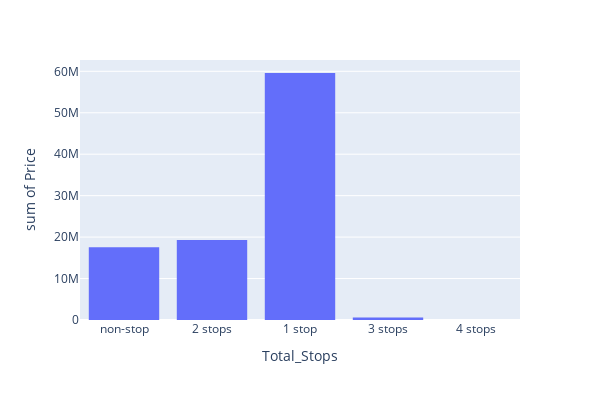

Notebook cell for this chart:
### Markdown cell above
### Working with Total_Stops

### Code cell
px.histogram(data_frame=df, x='Total_Stops', y='Price', width=600, height=400)

### Figure 1 — Plotly figure (JSON) as saved in the notebook; plotly's stock layout.template omitted (floating-point values rounded to 4 significant figures; data arrays with more than 128 entries replaced by an {"elided": "..."} marker saying what was removed)
{"data": [{"alignmentgroup": "True", "bingroup": "x", "histfunc": "sum", "hovertemplate": "Total_Stops=%{x}<br>sum of Price=%{y}<extra></extra>", "legendgroup": "", "marker": {"color": "#636efa", "pattern": {"shape": ""}}, "name": "", "offsetgroup": "", "orientation": "v", "showlegend": false, "type": "histogram", "x": {"elided": "10682 str values"}, "xaxis": "x", "y": {"elided": "10682 int values"}, "yaxis": "y"}], "layout": {"barmode": "relative", "height": 400, "legend": {"tracegroupgap": 0}, "margin": {"t": 60}, "width": 600, "xaxis": {"anchor": "y", "domain": [0, 1], "title": {"text": "Total_Stops"}}, "yaxis": {"anchor": "x", "domain": [0, 1], "title": {"text": "sum of Price"}}}}
